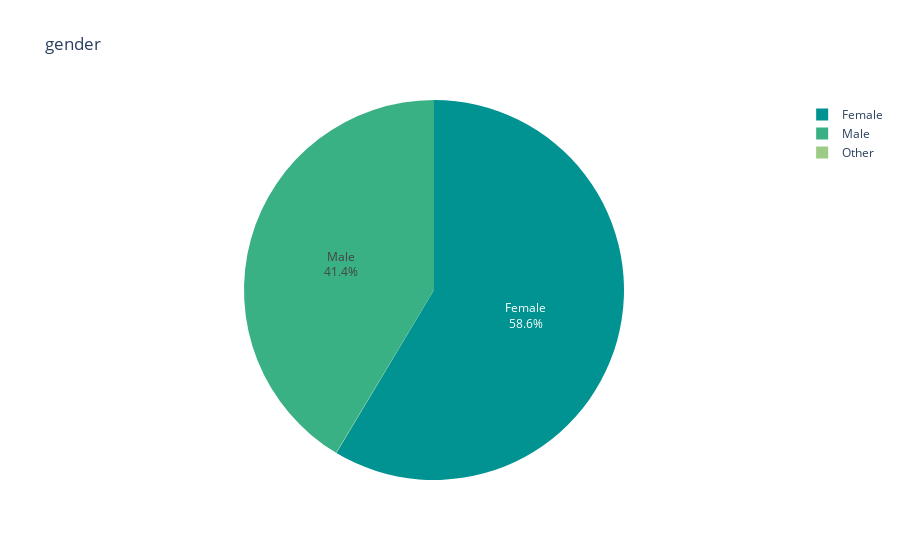

Notebook cell for this chart:
### Code cell
import plotly.express as px
fig = px.pie(df, values=df["gender"].value_counts().values,
             names=df["gender"].value_counts().index, 
             color_discrete_sequence=px.colors.diverging.Temps,title="gender")

fig.update_traces(textposition='inside', textinfo='percent+label')

fig.show()

### Figure 1 — Plotly figure (JSON) as saved in the notebook; plotly's stock layout.template omitted (floating-point values rounded to 4 significant figures)
{"data": [{"domain": {"x": [0, 1], "y": [0, 1]}, "hovertemplate": "label=%{label}<br>value=%{value}<extra></extra>", "labels": ["Female", "Male", "Other"], "legendgroup": "", "name": "", "showlegend": true, "textinfo": "percent+label", "textposition": "inside", "type": "pie", "values": [2994, 2115, 1]}], "layout": {"legend": {"tracegroupgap": 0}, "piecolorway": ["rgb(0, 147, 146)", "rgb(57, 177, 133)", "rgb(156, 203, 134)", "rgb(233, 226, 156)", "rgb(238, 180, 121)", "rgb(232, 132, 113)", "rgb(207, 89, 126)"], "title": {"text": "gender"}}}
